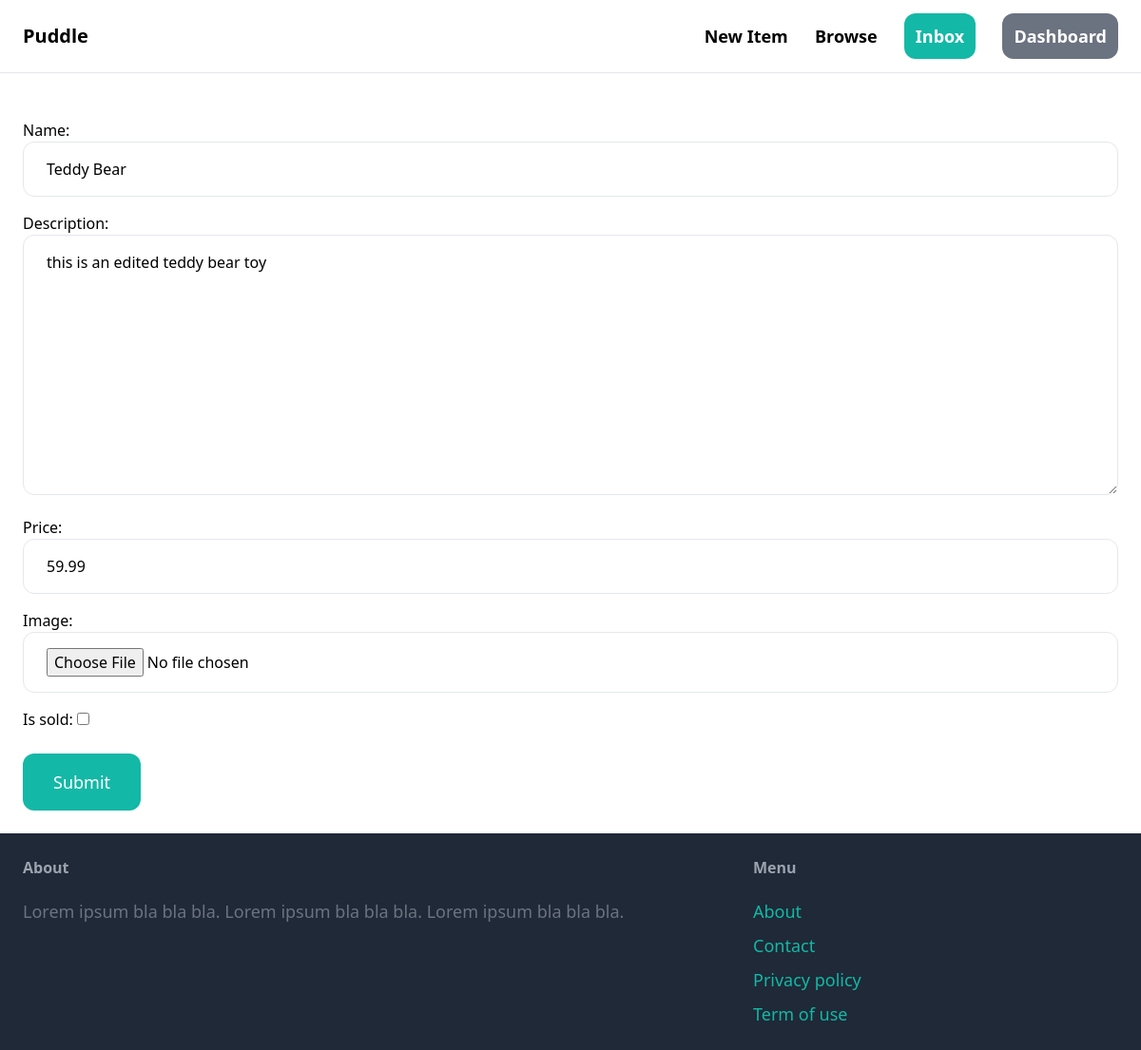
The page /items/1/edit/ (signed in) on the database its author committed.
### item/models.py (models this page shows, shortened)
class Item(models.Model):
    category=models.ForeignKey(Category,related_name='items',on_delete=models.CASCADE)
    name=models.CharField(max_length=255)
    description=models.TextField(null=True , blank=True)
    price=models.FloatField()
    image=models.ImageField(upload_to='item_images',blank=True,null=True)
    is_sold=models.BooleanField(default=False)
    created_by=models.ForeignKey(User,related_name='items',on_delete=models.CASCADE)
    created_at=models.DateTimeField(auto_now_add=True)

### item/views.py (the view)
# urls.py: path('<int:pk>/edit/',views.edit,name='edit'),
@login_required
def edit(request,pk):
    item=get_object_or_404(Item,pk=pk,created_by=request.user)
    if request.method == 'POST':
        form=EditItemForm(request.POST,request.FILES,instance=item)
        if form.is_valid():
            form.save()
            return redirect('item:detail',pk=item.id)
    else:
        form=EditItemForm(instance=item)
    return render(request,'item/edit.html',{
        'item':item,
        'form':form,
        'titile':'Edit item'
    })

### item/forms.py
class EditItemForm(forms.ModelForm):
    class Meta:
        model = Item
        fields = ( 'name', 'description', 'price', 'image','is_sold',)
        widgets = {
            'name': forms.TextInput(attrs={
                'class': INPUT_CLASSES
            }),
            'description': forms.Textarea(attrs={
                'class': INPUT_CLASSES
            }),
            'price': forms.TextInput(attrs={
                'class': INPUT_CLASSES
            }),
            'image': forms.FileInput(attrs={
                'class': INPUT_CLASSES
            })
        }

### item/templates/item/edit.html (shortened to what this page needs)
{% extends 'core/base.html' %}
{% block content %}
<form action="." method="post" enctype="multipart/form-data">
    <div class="space-y-4">
        {{form.as_p}}
    </div>
  <button class="mt-6 py-4 px-8 text-lg bg-teal-500 hover:bg-teal-700 rounded-xl text-white">Submit</button>
</form>
{% endblock content %}

### rows shown on the page
Item: name "Teddy Bear", description "this is an edited teddy bear toy", price "59.99"
